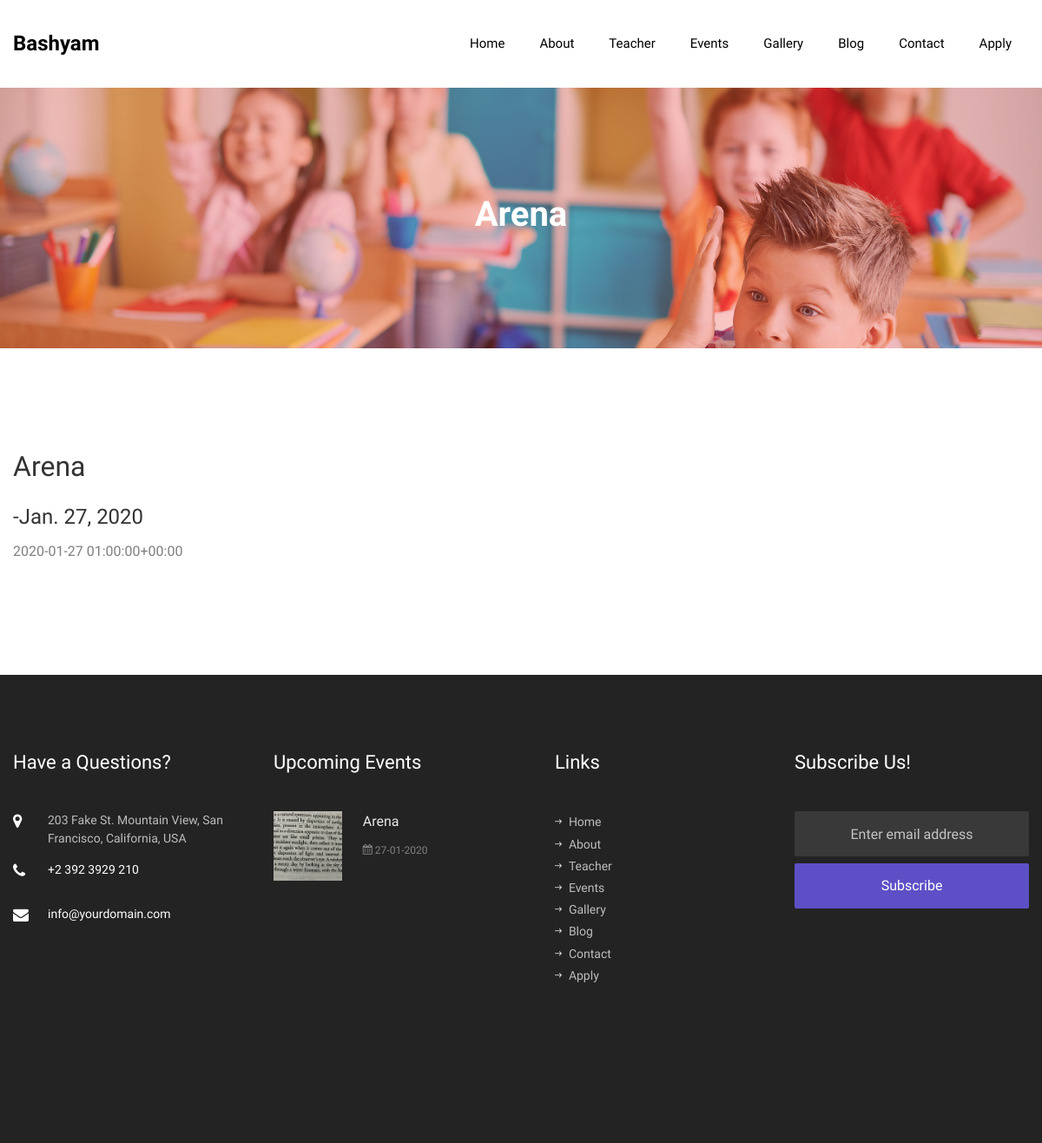
/events/Arena, run on an earlier commit of the app's database.
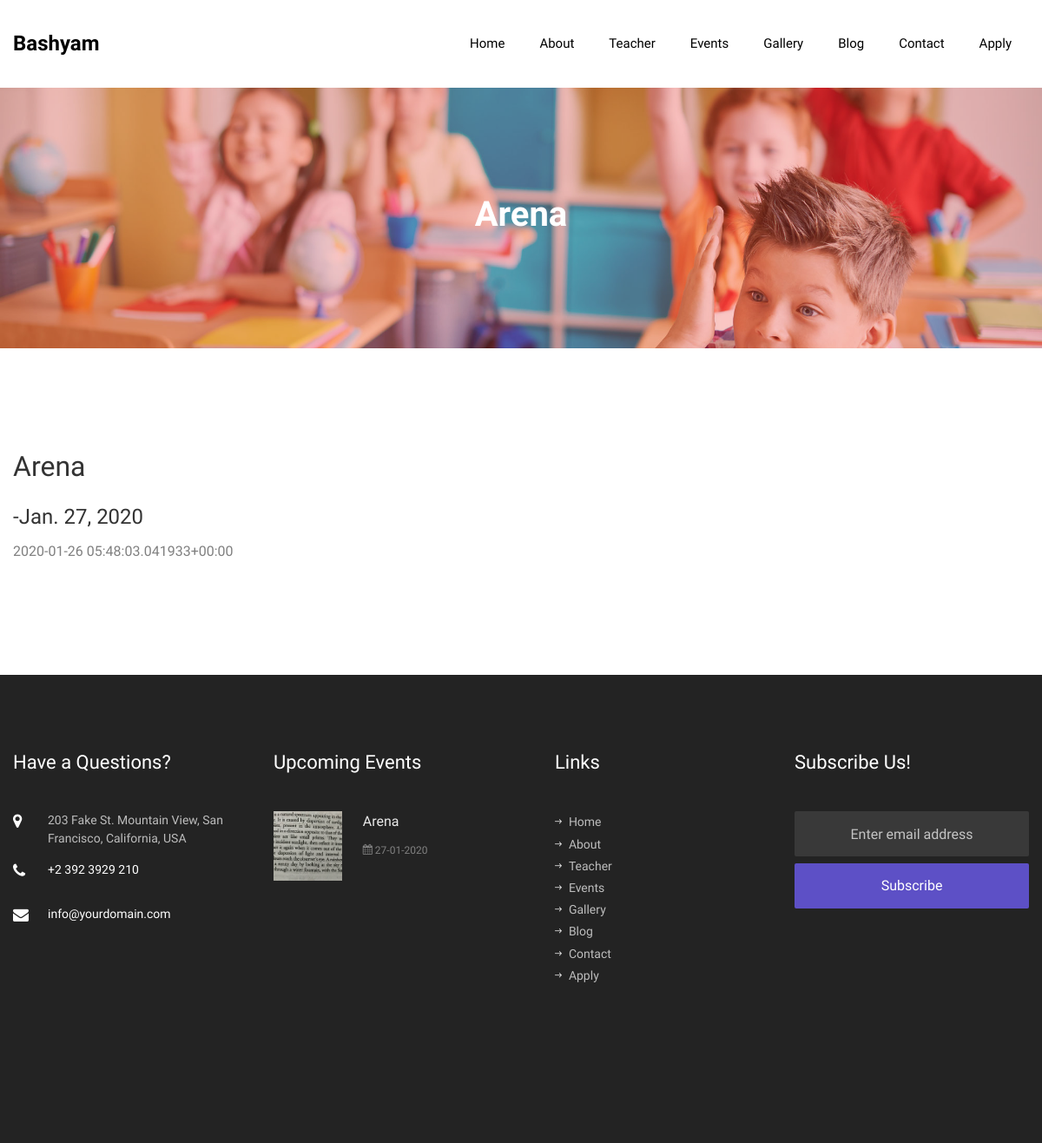
And on a later commit of the database.
### school/models.py (models this page shows)
class events(models.Model):
    name=models.CharField(max_length=264)
    details=models.TextField()
    date=models.DateField()
    image=models.ImageField(upload_to=rename_event)

### school/views.py (the view)
# urls.py: path('events/<title>',views.display_event),
def display_event(request,title):
    obj=events.objects.filter(date__gte=datetime.datetime.now()).order_by('date')
    eves=[]
    ct=0
    for i in obj:
        a=[]
        a.append(i.name)
        x=str(i.date)
        x=x.split('-')
        x=x[2]+'-'+x[1]+'-'+x[0]
        a.append(x)
        img="/media/"+str(i.image)
        a.append(img)
        x=i.name
        x=x.replace(' ','_')
        x="/events/"+x
        a.append(x)
        eves.append(a)
        ct+=1
        if ct==2:
            break
    title=title.replace('_',' ')
    obj=events.objects.get(name=title)
    data=[title,obj.date,obj.details]
    return render(request,'events.html',context={'data':data,'no_of_events':ct,'events':eves})

### Templates/events.html (shortened to what this page needs)
{% load static %}
<!DOCTYPE html>
<html lang="en">
  <head>
    <link rel="stylesheet" href="{% static 'css/open-iconic-bootstrap.min.css' %}">
    <link rel="stylesheet" href="{% static 'css/animate.css' %}">
    <link rel="stylesheet" href="{% static 'css/owl.carousel.min.css' %}">
    <link rel="stylesheet" href="{% static 'css/owl.theme.default.min.css' %}">
    <link rel="stylesheet" href="{% static 'css/magnific-popup.css' %}">
    <link rel="stylesheet" href="{% static 'css/aos.css' %}">
    <link rel="stylesheet" href="{% static 'css/ionicons.min.css' %}">
    <link rel="stylesheet" href="{% static 'css/flaticon.css' %}">
    <link rel="stylesheet" href="{% static 'css/icomoon.css' %}">
    <link rel="stylesheet" href="{% static 'css/style.css' %}">
  </head>
  <body>
    <nav class="navbar navbar-expand-lg navbar-dark bg-dark ftco_navbar ftco-navbar-light" id="ftco-navbar">
	    <div class="container d-flex align-items-center">
	    	<a class="navbar-brand" href="">Bashyam</a>
	      <div class="collapse navbar-collapse" id="ftco-nav">
	        <ul class="navbar-nav ml-auto">
	        	<li class="nav-item "><a href="/" class="nav-link">Home</a></li>
	        	<li class="nav-item"><a href="about.html" class="nav-link">About</a></li>
	        	<li class="nav-item"><a href="teacher.html" class="nav-link">Teacher</a></li>
	        	<li class="nav-item"><a href="/events" class="nav-link">Events</a></li>
	        	<li class="nav-item"><a href="/gallery" class="nav-link">Gallery</a></li>
	        	<li class="nav-item"><a href="blog.html" class="nav-link">Blog</a></li>
	          <li class="nav-item"><a href="contact.html" class="nav-link">Contact</a></li>
            <li class="nav-item"><a href="contact.html" class="nav-link">Apply</a></li>
	        </ul>
	      </div>
	    </div>
	  </nav>
    <section class="hero-wrap hero-wrap-2" style="background-image: url({% static 'images/bg_2.jpg' %});">
      <div class="overlay"></div>
      <div class="container">
        <div class="row no-gutters slider-text align-items-center justify-content-center">
          <div class="col-md-9 ftco-animate text-center">
            <h1 class="mb-2 bread">{{data.0}}</h1>
          </div>
        </div>
      </div>
    </section>
		<section class="ftco-section">
			<div class="container">
				<div class="row">
          <div class="col-lg-8 ftco-animate">
            <h2 class="mb-3">{{data.0}}</h2>
            <h4 style="align:right">-{{data.1}}</h4>
            <p>{{data.2}}</p>
            </div></div></div>
		</section>
    <footer class="ftco-footer ftco-bg-dark ftco-section">
      <div class="container">
        <div class="row mb-5">
          <div class="col-md-6 col-lg-3">
            <div class="ftco-footer-widget mb-5">
            	<h2 class="ftco-heading-2">Have a Questions?</h2>
            	<div class="block-23 mb-3">
	              <ul>
	                <li><span class="icon icon-map-marker"></span><span class="text">203 Fake St. Mountain View, San Francisco, California, USA</span></li>
	                <li><a href="#"><span class="icon icon-phone"></span><span class="text">+2 392 3929 210</span></a></li>
	                <li><a href="#"><span class="icon icon-envelope"></span><span class="text">info@yourdomain.com</span></a></li>
	              </ul>
	            </div>
            </div>
          </div>
          <div class="col-md-6 col-lg-3">
            <div class="ftco-footer-widget mb-5">
              <h2 class="ftco-heading-2">Upcoming Events</h2>
              {% for i in events %}
              <div class="block-21 mb-5 d-flex">
                <a href="{{i.3}}" class="blog-img mr-4" style="background-image: url({{i.2}});"></a>
                <div class="text">
                  <h3 class="heading"><a href="{{i.3}}">{{i.0}}</a></h3>
                  <div class="meta">
                    <div><a href="{{i.3}}"><span class="icon-calendar"></span>&nbsp;{{i.1}}</a></div>
                  </div>
                </div>
              </div>
              {% endfor %}
            </div>
          </div>
          <div class="col-md-6 col-lg-3">
            <div class="ftco-footer-widget mb-5 ml-md-4">
              <h2 class="ftco-heading-2">Links</h2>
              <ul class="list-unstyled">
                <li><a href=""><span class="ion-ios-arrow-round-forward mr-2"></span>Home</a></li>
                <li><a href="about.html"><span class="ion-ios-arrow-round-forward mr-2"></span>About</a></li>
                <li><a href="teacher.html"><span class="ion-ios-arrow-round-forward mr-2"></span>Teacher</a></li>
                <li><a href="/events"><span class="ion-ios-arrow-round-forward mr-2"></span>Events</a></li>
                <li><a href="/gallery"><span class="ion-ios-arrow-round-forward mr-2"></span>Gallery</a></li>
                <li><a href="blog.html"><span class="ion-ios-arrow-round-forward mr-2"></span>Blog</a></li>
                <li><a href="contact.html"><span class="ion-ios-arrow-round-forward mr-2"></span>Contact</a></li>
                <li><a href="contact.html"><span class="ion-ios-arrow-round-forward mr-2"></span>Apply</a></li>
              </ul>
            </div>
          </div>
          <div class="col-md-6 col-lg-3">
            <div class="ftco-footer-widget mb-5">
            	<h2 class="ftco-heading-2">Subscribe Us!</h2>
              <form action="#" class="subscribe-form">
                <div class="form-group">
                  <input type="text" class="form-control mb-2 text-center" placeholder="Enter email address">
                  <input type="submit" value="Subscribe" class="form-control submit px-3">
                </div>
              </form>
            </div>
          </div>
        </div>
      </div>
    </footer>
  </body>
</html>

### static/css/icomoon.css (style rules this page uses)
[class^="icon-"], [class*=" icon-"] { font-family: 'icomoon' !important; speak: none; font-style: normal; font-weight: normal; font-variant: normal; text-transform: none; line-height: 1; -webkit-font-smoothing: antialiased; -moz-osx-font-smoothing: grayscale; }
.icon-map-marker:before { content: "\f041"; }
.icon-calendar:before { content: "\f073"; }
.icon-phone:before { content: "\f095"; }
.icon-envelope:before { content: "\f0e0"; }

What changed in the data, as far as the page shows it:
changed events "Arena": details "2020-01-27 01:00:00+00:00" → "2020-01-26 05:48:03.041933+00:00"
